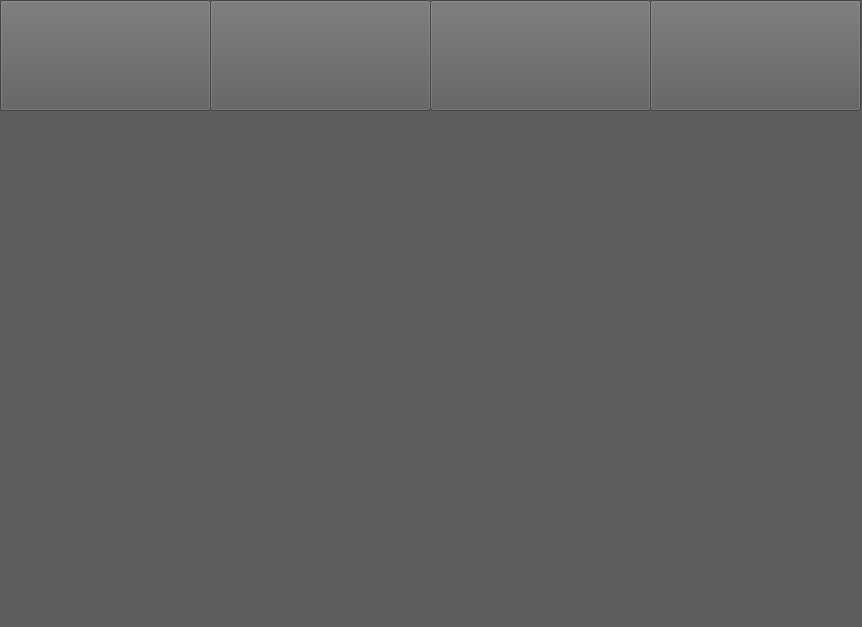
<?xml version="1.0" encoding="UTF-8"?>
<ui version="4.0">
 <class>menuinicial</class>
 <widget class="QDialog" name="menuinicial">
  <property name="geometry">
   <rect>
    <x>0</x>
    <y>0</y>
    <width>862</width>
    <height>627</height>
   </rect>
  </property>
  <property name="windowTitle">
   <string>Dialog</string>
  </property>
  <property name="styleSheet">
   <string notr="true">background-color: rgb(93, 93, 93);</string>
  </property>
  <widget class="QStackedWidget" name="stackedWidget">
   <property name="geometry">
    <rect>
     <x>10</x>
     <y>120</y>
     <width>851</width>
     <height>431</height>
    </rect>
   </property>
   <property name="currentIndex">
    <number>0</number>
   </property>
   <widget class="QWidget" name="page">
    <widget class="QLabel" name="label">
     <property name="geometry">
      <rect>
       <x>130</x>
       <y>90</y>
       <width>571</width>
       <height>251</height>
      </rect>
     </property>
     <property name="text">
      <string/>
     </property>
     <property name="pixmap">
      <pixmap resource="arquivosrecurso.qrc">:/imgs/imagens/hotem-imagem.jpg</pixmap>
     </property>
     <property name="scaledContents">
      <bool>true</bool>
     </property>
    </widget>
   </widget>
   <widget class="QWidget" name="page_2">
    <widget class="QWidget" name="layoutWidget">
     <property name="geometry">
      <rect>
       <x>280</x>
       <y>390</y>
       <width>295</width>
       <height>30</height>
      </rect>
     </property>
     <layout class="QHBoxLayout" name="horizontalLayout_13">
      <item>
       <widget class="QPushButton" name="btnConfirmar">
        <property name="text">
         <string>Confimar</string>
        </property>
       </widget>
      </item>
      <item>
       <widget class="QPushButton" name="btnLimpar">
        <property name="text">
         <string>Limpar</string>
        </property>
       </widget>
      </item>
      <item>
       <widget class="QPushButton" name="btnCancelar">
        <property name="text">
         <string>Cancelar</string>
        </property>
       </widget>
      </item>
     </layout>
    </widget>
    <widget class="QWidget" name="layoutWidget_2">
     <property name="geometry">
      <rect>
       <x>170</x>
       <y>30</y>
       <width>501</width>
       <height>311</height>
      </rect>
     </property>
     <layout class="QVBoxLayout" name="verticalLayout_3">
      <item>
       <layout class="QHBoxLayout" name="horizontalLayout_6">
        <item>
         <widget class="QLabel" name="label_7">
          <property name="text">
           <string>Nome</string>
          </property>
         </widget>
        </item>
        <item>
         <widget class="QLineEdit" name="txtNome"/>
        </item>
       </layout>
      </item>
      <item>
       <layout class="QHBoxLayout" name="horizontalLayout_12">
        <item>
         <layout class="QHBoxLayout" name="horizontalLayout_7">
          <item>
           <widget class="QLabel" name="label_8">
            <property name="text">
             <string>Idade</string>
            </property>
           </widget>
          </item>
          <item>
           <widget class="QLineEdit" name="txtIdade"/>
          </item>
         </layout>
        </item>
        <item>
         <spacer name="horizontalSpacer_4">
          <property name="orientation">
           <enum>Qt::Horizontal</enum>
          </property>
          <property name="sizeHint" stdset="0">
           <size>
            <width>40</width>
            <height>20</height>
           </size>
          </property>
         </spacer>
        </item>
        <item>
         <spacer name="horizontalSpacer_2">
          <property name="orientation">
           <enum>Qt::Horizontal</enum>
          </property>
          <property name="sizeHint" stdset="0">
           <size>
            <width>40</width>
            <height>20</height>
           </size>
          </property>
         </spacer>
        </item>
        <item>
         <spacer name="horizontalSpacer_3">
          <property name="orientation">
           <enum>Qt::Horizontal</enum>
          </property>
          <property name="sizeHint" stdset="0">
           <size>
            <width>40</width>
            <height>20</height>
           </size>
          </property>
         </spacer>
        </item>
        <item>
         <layout class="QHBoxLayout" name="horizontalLayout_11">
          <item>
           <widget class="QLabel" name="label_9">
            <property name="text">
             <string>Sexo</string>
            </property>
           </widget>
          </item>
          <item>
           <widget class="QComboBox" name="comboSexo">
            <item>
             <property name="text">
              <string>M</string>
             </property>
            </item>
            <item>
             <property name="text">
              <string>F</string>
             </property>
            </item>
           </widget>
          </item>
         </layout>
        </item>
       </layout>
      </item>
      <item>
       <layout class="QHBoxLayout" name="horizontalLayout_8">
        <item>
         <widget class="QLabel" name="label_10">
          <property name="text">
           <string>RG</string>
          </property>
         </widget>
        </item>
        <item>
         <widget class="QLineEdit" name="txtRG"/>
        </item>
       </layout>
      </item>
      <item>
       <layout class="QHBoxLayout" name="horizontalLayout_9">
        <item>
         <widget class="QLabel" name="label_11">
          <property name="text">
           <string>Telefone</string>
          </property>
         </widget>
        </item>
        <item>
         <widget class="QLineEdit" name="txtTelefone"/>
        </item>
       </layout>
      </item>
      <item>
       <layout class="QHBoxLayout" name="horizontalLayout_10">
        <item>
         <widget class="QLabel" name="label_12">
          <property name="text">
           <string>E-mail</string>
          </property>
         </widget>
        </item>
        <item>
         <widget class="QLineEdit" name="txtEmail"/>
        </item>
       </layout>
      </item>
     </layout>
    </widget>
   </widget>
   <widget class="QWidget" name="page_3"/>
  </widget>
  <widget class="QPushButton" name="btnCadastroCliente">
   <property name="geometry">
    <rect>
     <x>0</x>
     <y>0</y>
     <width>211</width>
     <height>111</height>
    </rect>
   </property>
   <property name="styleSheet">
    <string notr="true">background-image: url(:/imgs/imagens/cadastros.png)</string>
   </property>
   <property name="text">
    <string/>
   </property>
  </widget>
  <widget class="QPushButton" name="pushButton">
   <property name="geometry">
    <rect>
     <x>210</x>
     <y>0</y>
     <width>221</width>
     <height>111</height>
    </rect>
   </property>
   <property name="styleSheet">
    <string notr="true">background-image: url(:/imgs/imagens/buscar-cliente.png)</string>
   </property>
   <property name="text">
    <string/>
   </property>
  </widget>
  <widget class="QPushButton" name="pushButton_2">
   <property name="geometry">
    <rect>
     <x>430</x>
     <y>0</y>
     <width>221</width>
     <height>111</height>
    </rect>
   </property>
   <property name="styleSheet">
    <string notr="true">background-image: url(:/imgs/imagens/remover.png)</string>
   </property>
   <property name="text">
    <string/>
   </property>
  </widget>
  <widget class="QPushButton" name="pushButton_4">
   <property name="geometry">
    <rect>
     <x>650</x>
     <y>0</y>
     <width>211</width>
     <height>111</height>
    </rect>
   </property>
   <property name="styleSheet">
    <string notr="true">background-image: url(:/imgs/imagens/config.png)</string>
   </property>
   <property name="text">
    <string/>
   </property>
  </widget>
 </widget>
 <resources>
  <include location="arquivosrecurso.qrc"/>
 </resources>
 <connections/>
</ui>
